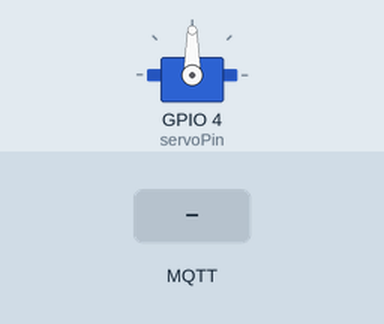
Recording of a sketch running on a simulated ESP8266 (NodeMCU). On the bench: servo. The inputs (shaded band) are chosen by the test bench. WiFi joins after 1.5 s; servers stay silent unless stated; random numbers use the default seed unless the sketch sets one; no MQTT or app messages arrive unless stated; what the sketch prints to the serial monitor is not drawn.

Above: at 2.7 s.
2.8 s: MQTT message "on" arrives on the first subscribed topic
At 3.3 s:
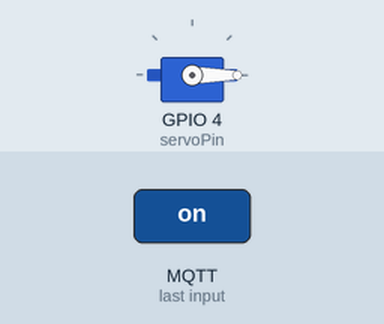
5.3 s: MQTT message "off" arrives on the first subscribed topic
At 6.1 s:
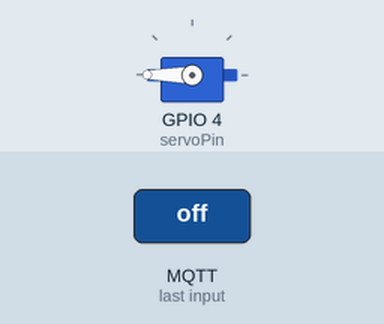
Timing chart, 0 to 8.3 s (numbered marks = the images above; inputs shaded):
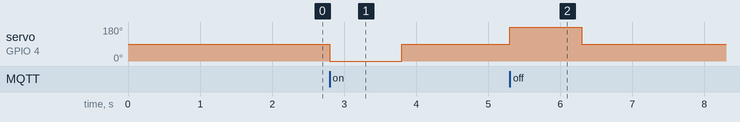

Measured:
- after the input at 2.8 s, servo on GPIO 4 (servoPin): 90° → 0° at once, → 90° 1.0 s later
- after the input at 5.3 s, servo on GPIO 4 (servoPin): 90° → 180° at once, → 90° 1.0 s later

The sketch:

light_switch.ino
```cpp
#include"Light.h"
#include "wificontrol.h"
WiFiClient espClient;
PubSubClient client(espClient);
Servo servo;
Light light;

int servoPin = 4;

const char* mqtt_location = "data/sensor";
const char* ssid = "KT_GiGA_2G_Wave2_05F8";
const char* password = "eza3kz1284";
const char* mqtt_server = "175.211.162.37";


void callback(char* topic, byte* payload, unsigned int length) {

  Serial.print("Message arrived [");
  Serial.print(topic);
  Serial.print("] ");
  String msg = "";
  for (int i = 0; i < length; i++) {
    msg +=(char)payload[i];
  }
  Serial.print(msg);
  Serial.println();

  if(msg.equals("on"))
  {
      light.on(servo);
  }

  if(msg.equals("off"))
  {
      light.off(servo);
  }

}


void setup()
{
    Serial.begin(115200);
    setupWifi(ssid,password);
    client.setServer(mqtt_server, 1883);
    client.setCallback(callback);
    servo.attach(servoPin);
    servo.write(90);
}

void loop()
{
	if (!client.connected()) {
      reconnect(client);
    }

    client.loop();

}
```

Light.cpp
```cpp
#include "Light.h"

Light::Light()
{

}

void Light::on(Servo &servo)
{
    Serial.print("light on");
    servo.write(0);
    delay(1000);
    servo.write(90);
}

void Light::off(Servo &servo)
{
    Serial.print("light off");
    servo.write(180);
    delay(1000);
    servo.write(90);
}
```

Light.h
```cpp
#ifndef LIGHT_H
#define LIGHT_H

#pragma once
#include <Servo.h>
class Light
{
public:
    Light();
    void on(Servo &servo);
    void off(Servo &servo);

private:

};

#endif
```

wificontrol.cpp
```cpp
#include "wificontrol.h"

void setupWifi(const char* ssid, const char* password)
{
    delay(10);
    Serial.println();
    Serial.println();
    Serial.print("Connecting to ");
    Serial.println(ssid);

    WiFi.mode(WIFI_STA);
    WiFi.begin(ssid, password);

    while (WiFi.status() != WL_CONNECTED) {
      delay(500);
      Serial.print(".");
    }

    Serial.println("");
    Serial.println("WiFi connected");
    Serial.println("IP address: ");
    Serial.println(WiFi.localIP());

}

void reconnect(PubSubClient &client) {
  // Loop until we're reconnected
  while (!client.connected()) {
    Serial.print("Attempting MQTT connection...");
    // Create a random client ID
    String clientId = "ESP8266Client-";
    clientId += String(random(0xffff), HEX);
    // Attempt to connect
    if (client.connect(clientId.c_str())) {
      Serial.println("connected");
      // Once connected, publish an announcement...
      client.subscribe("Iot/light");
      //client.publish("data","init,water");
    } else {
      Serial.print("failed, rc=");
      Serial.print(client.state());
      Serial.println(" try again in 5 seconds");
      // Wait 5 seconds before retrying
      delay(5000);
    }
  }
}
```

wificontrol.h
```cpp
#include <ESP8266WiFi.h>
#include <PubSubClient.h>


void setupWifi(const char* ssid, const char* password);
void reconnect(PubSubClient &client);
```
